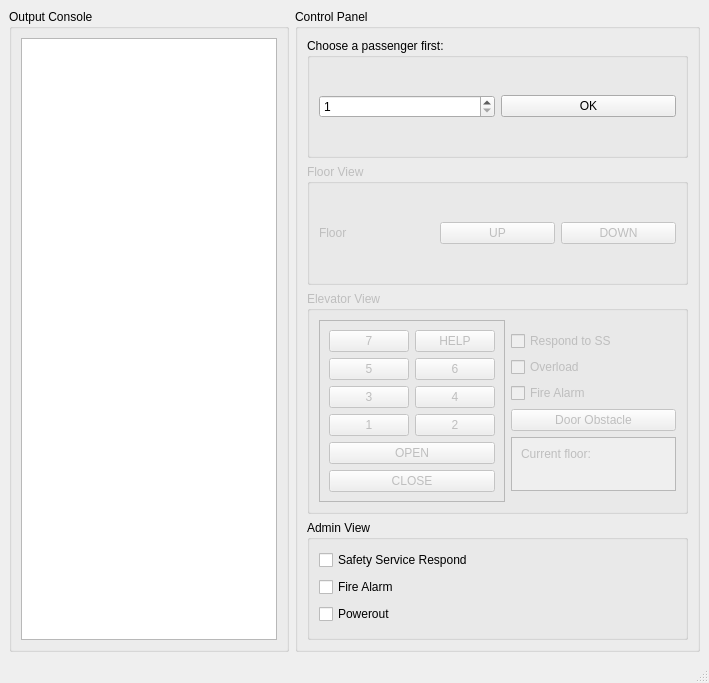
<?xml version="1.0" encoding="UTF-8"?>
<ui version="4.0">
 <class>MainWindow</class>
 <widget class="QMainWindow" name="MainWindow">
  <property name="geometry">
   <rect>
    <x>0</x>
    <y>0</y>
    <width>709</width>
    <height>683</height>
   </rect>
  </property>
  <property name="windowTitle">
   <string>MainWindow</string>
  </property>
  <widget class="QWidget" name="centralwidget">
   <layout class="QFormLayout" name="formLayout">
    <item row="0" column="0">
     <widget class="QGroupBox" name="outputGroupBox">
      <property name="title">
       <string>Output Console</string>
      </property>
      <layout class="QVBoxLayout" name="verticalLayout_3">
       <item>
        <widget class="QTextEdit" name="outputText"/>
       </item>
      </layout>
     </widget>
    </item>
    <item row="0" column="1">
     <widget class="QGroupBox" name="passengerGroupBox">
      <property name="title">
       <string>Control Panel</string>
      </property>
      <layout class="QVBoxLayout" name="verticalLayout">
       <item>
        <widget class="QGroupBox" name="groupBox">
         <property name="title">
          <string>Choose a passenger first:</string>
         </property>
         <layout class="QHBoxLayout" name="horizontalLayout_2">
          <item>
           <widget class="QSpinBox" name="passengerSpinBox">
            <property name="minimum">
             <number>1</number>
            </property>
            <property name="maximum">
             <number>3</number>
            </property>
           </widget>
          </item>
          <item>
           <widget class="QPushButton" name="okButton">
            <property name="text">
             <string>OK</string>
            </property>
           </widget>
          </item>
         </layout>
        </widget>
       </item>
       <item>
        <widget class="QGroupBox" name="floorGroupBox">
         <property name="enabled">
          <bool>false</bool>
         </property>
         <property name="title">
          <string>Floor View</string>
         </property>
         <layout class="QHBoxLayout" name="horizontalLayout">
          <item>
           <widget class="QLabel" name="staticFloorNumberLabel">
            <property name="text">
             <string>Floor</string>
            </property>
           </widget>
          </item>
          <item>
           <widget class="QPushButton" name="upButton">
            <property name="text">
             <string>UP</string>
            </property>
           </widget>
          </item>
          <item>
           <widget class="QPushButton" name="downButton">
            <property name="text">
             <string>DOWN</string>
            </property>
           </widget>
          </item>
         </layout>
        </widget>
       </item>
       <item>
        <widget class="QGroupBox" name="elevatorGroupBox">
         <property name="enabled">
          <bool>false</bool>
         </property>
         <property name="title">
          <string>Elevator View</string>
         </property>
         <layout class="QGridLayout" name="gridLayout_2">
          <item row="4" column="1">
           <widget class="QPushButton" name="doorObstacleButton">
            <property name="text">
             <string>Door Obstacle</string>
            </property>
           </widget>
          </item>
          <item row="0" column="0" rowspan="7">
           <widget class="QFrame" name="elevatorPanel">
            <property name="frameShape">
             <enum>QFrame::StyledPanel</enum>
            </property>
            <property name="frameShadow">
             <enum>QFrame::Raised</enum>
            </property>
            <layout class="QGridLayout" name="gridLayout">
             <item row="0" column="0">
              <widget class="QPushButton" name="floor7Button">
               <property name="text">
                <string>7</string>
               </property>
              </widget>
             </item>
             <item row="0" column="1">
              <widget class="QPushButton" name="helpButton">
               <property name="text">
                <string>HELP</string>
               </property>
              </widget>
             </item>
             <item row="1" column="0">
              <widget class="QPushButton" name="floor5Button">
               <property name="text">
                <string>5</string>
               </property>
              </widget>
             </item>
             <item row="1" column="1">
              <widget class="QPushButton" name="floor6Button">
               <property name="text">
                <string>6</string>
               </property>
              </widget>
             </item>
             <item row="2" column="0">
              <widget class="QPushButton" name="floor3Button">
               <property name="text">
                <string>3</string>
               </property>
              </widget>
             </item>
             <item row="2" column="1">
              <widget class="QPushButton" name="floor4Button">
               <property name="text">
                <string>4</string>
               </property>
              </widget>
             </item>
             <item row="3" column="0">
              <widget class="QPushButton" name="floor1Button">
               <property name="text">
                <string>1</string>
               </property>
              </widget>
             </item>
             <item row="3" column="1">
              <widget class="QPushButton" name="floor2Button">
               <property name="text">
                <string>2</string>
               </property>
              </widget>
             </item>
             <item row="4" column="0" colspan="2">
              <widget class="QPushButton" name="openButton">
               <property name="text">
                <string>OPEN</string>
               </property>
              </widget>
             </item>
             <item row="5" column="0" colspan="2">
              <widget class="QPushButton" name="closeButton">
               <property name="text">
                <string>CLOSE</string>
               </property>
              </widget>
             </item>
            </layout>
           </widget>
          </item>
          <item row="2" column="1">
           <widget class="QCheckBox" name="overloadCheckBox">
            <property name="text">
             <string>Overload</string>
            </property>
           </widget>
          </item>
          <item row="5" column="1">
           <widget class="QFrame" name="displayFrame">
            <property name="autoFillBackground">
             <bool>true</bool>
            </property>
            <property name="styleSheet">
             <string notr="true"/>
            </property>
            <property name="frameShape">
             <enum>QFrame::StyledPanel</enum>
            </property>
            <property name="frameShadow">
             <enum>QFrame::Raised</enum>
            </property>
            <layout class="QVBoxLayout" name="verticalLayout_4">
             <item>
              <widget class="QLabel" name="floorNumberLabel">
               <property name="autoFillBackground">
                <bool>false</bool>
               </property>
               <property name="styleSheet">
                <string notr="true"/>
               </property>
               <property name="text">
                <string>Current floor:</string>
               </property>
              </widget>
             </item>
             <item>
              <widget class="QLabel" name="warningLabel">
               <property name="styleSheet">
                <string notr="true">font: 75 10pt &quot;System-ui&quot;;</string>
               </property>
               <property name="text">
                <string/>
               </property>
               <property name="wordWrap">
                <bool>true</bool>
               </property>
              </widget>
             </item>
            </layout>
           </widget>
          </item>
          <item row="1" column="1">
           <widget class="QCheckBox" name="passengerRespondCheckBox">
            <property name="text">
             <string>Respond to SS</string>
            </property>
           </widget>
          </item>
          <item row="3" column="1">
           <widget class="QCheckBox" name="fireAlarmElevatorCheckBox">
            <property name="text">
             <string>Fire Alarm</string>
            </property>
           </widget>
          </item>
         </layout>
        </widget>
       </item>
       <item>
        <widget class="QGroupBox" name="adminGroupBox">
         <property name="title">
          <string>Admin View</string>
         </property>
         <layout class="QGridLayout" name="gridLayout_3">
          <item row="2" column="0">
           <widget class="QCheckBox" name="poweroutCheckBox">
            <property name="text">
             <string>Powerout</string>
            </property>
           </widget>
          </item>
          <item row="0" column="0">
           <widget class="QCheckBox" name="safetyServiceCheckBox">
            <property name="text">
             <string>Safety Service Respond</string>
            </property>
           </widget>
          </item>
          <item row="1" column="0">
           <widget class="QCheckBox" name="fireAlarmBuildingCheckBox">
            <property name="text">
             <string>Fire Alarm</string>
            </property>
           </widget>
          </item>
         </layout>
        </widget>
       </item>
      </layout>
     </widget>
    </item>
   </layout>
  </widget>
  <widget class="QMenuBar" name="menubar">
   <property name="geometry">
    <rect>
     <x>0</x>
     <y>0</y>
     <width>709</width>
     <height>22</height>
    </rect>
   </property>
  </widget>
  <widget class="QStatusBar" name="statusbar"/>
 </widget>
 <resources/>
 <connections/>
</ui>
